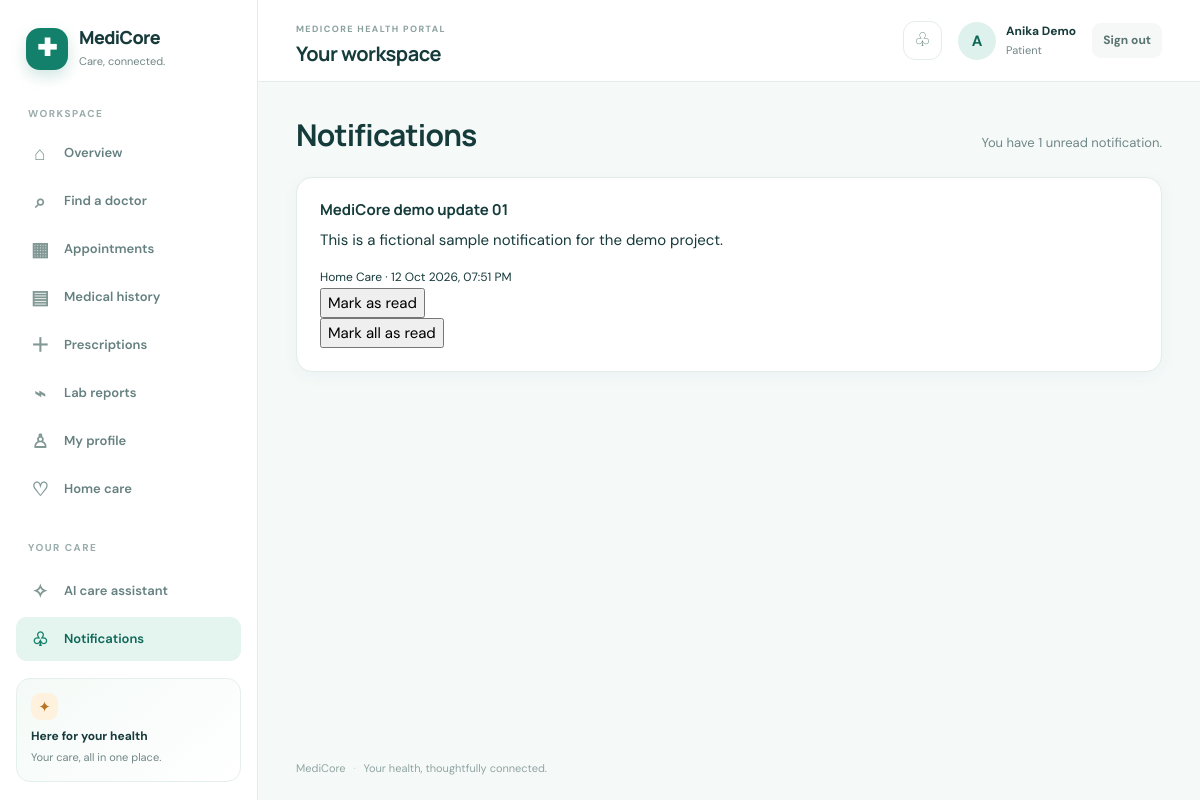
/notifications/ (signed in), run on the app's committed database.
### apps/accounts/models.py (models this page shows, shortened)
class User(AbstractUser):
    role = models.CharField(
        max_length=20,
        choices=Role.choices,
        default=Role.PATIENT,
    )
    public_id = models.CharField(
        max_length=20,
        unique=True,
        blank=True,
    )
    is_verified = models.BooleanField(default=False)

### apps/notifications/models.py (models this page shows, shortened)
class Notification(models.Model):
    class NotificationType(models.TextChoices):
        HOME_CARE = "HOME_CARE", "Home Care"
        APPOINTMENT = "APPOINTMENT", "Appointment"
        REVIEW = "REVIEW", "Review"
        LAB = "LAB", "Laboratory"
        PHARMACY = "PHARMACY", "Pharmacy"
        BILLING = "BILLING", "Billing"
        SYSTEM = "SYSTEM", "System"
    recipient = models.ForeignKey(
        settings.AUTH_USER_MODEL,
        on_delete=models.CASCADE,
        related_name="notifications",
    )
    notification_type = models.CharField(
        max_length=30,
        choices=NotificationType.choices,
        default=NotificationType.SYSTEM,
    )
    title = models.CharField(max_length=200)
    message = models.TextField()
    link = models.CharField(
        max_length=500,
        blank=True,
        help_text="Optional URL/path related to this notification.",
    )
    is_read = models.BooleanField(default=False)
    created_at = models.DateTimeField(auto_now_add=True)
    class Meta:
        ordering = ["-created_at"]

### apps/notifications/views.py (the view)
# urls.py: path("", views.notification_list, name="list"),
@login_required
def notification_list(request):
    notifications = Notification.objects.filter(
        recipient=request.user
    ).order_by("-created_at")
    unread_count = notifications.filter(is_read=False).count()
    return render(
        request,
        "notifications/list.html",
        {
            "notifications": notifications,
            "unread_count": unread_count,
        },
    )

### templates/notifications/list.html (shortened to what this page needs)
{% extends "base.html" %}
{% block content %}
<div class="page-header">
    <h1>Notifications</h1>
    <p>
        You have {{ unread_count }} unread notification{{ unread_count|pluralize }}.
    </p>
</div>
<div class="card">
    {% if notifications %}
        {% for notification in notifications %}
            <div class="notification-item {% if not notification.is_read %}unread{% endif %}">
                <div>
                    <h3>
                        {{ notification.title }}
                    </h3>
                    <p>
                        {{ notification.message }}
                    </p>
                    <small>
                        {{ notification.get_notification_type_display }}
                        ·
                        {{ notification.created_at|date:"d M Y, h:i A" }}
                    </small>
                </div>
                {% if not notification.is_read %}
                    <form
                        method="post"
                        action="{% url 'notifications:mark_read' notification.id %}"
                    >
                        <button type="submit">
                            Mark as read
                        </button>
                    </form>
                {% endif %}
            </div>
        {% endfor %}
    {% else %}
        <p>No notifications yet.</p>
    {% endif %}
    {% if unread_count %}
        <form
            method="post"
            action="{% url 'notifications:mark_all_read' %}"
        >
            <button type="submit">
                Mark all as read
            </button>
        </form>
    {% endif %}
</div>
{% endblock %}

### templates/base.html (shortened to what this page needs)
{% load static %}
<!doctype html>
<html lang="en">
  <head>
    <link rel="stylesheet" href="{% static 'css/base.css' %}" />
    <link rel="stylesheet" href="{% static 'css/components.css' %}" />
    <link rel="stylesheet" href="{% static 'css/pages.css' %}" />
  </head>
  <body>
    {% if request.user.is_authenticated %}
    <div class="app-shell">
      <aside class="sidebar" id="app-sidebar" aria-label="Main navigation">
        <a class="brand" href="{% url 'home' %}">
          <span class="brand-icon" aria-hidden="true">✚</span>
          <span class="brand-copy"><strong>MediCore</strong><small>Care, connected.</small></span>
        </a>
        <div class="nav-caption">WORKSPACE</div>
        <nav class="sidebar-nav">
          {% if request.user.role == 'PATIENT' %}
            <a href="{% url 'patients:dashboard' %}" class="nav-item{% if request.resolver_match.url_name == 'dashboard' and request.resolver_match.namespace == 'patients' %} active{% endif %}"><span class="nav-icon">⌂</span>Overview</a>
            <a href="{% url 'patients:find_doctors' %}" class="nav-item{% if request.resolver_match.url_name == 'find_doctors' %} active{% endif %}"><span class="nav-icon">⌕</span>Find a doctor</a>
            <a href="{% url 'patients:appointments' %}" class="nav-item{% if request.resolver_match.url_name == 'appointments' %} active{% endif %}"><span class="nav-icon">▦</span>Appointments</a>
            <a href="{% url 'patients:medical_history' %}" class="nav-item{% if request.resolver_match.url_name == 'medical_history' %} active{% endif %}"><span class="nav-icon">▤</span>Medical history</a>
            <a href="{% url 'patients:prescriptions' %}" class="nav-item{% if request.resolver_match.url_name == 'prescriptions' %} active{% endif %}"><span class="nav-icon">＋</span>Prescriptions</a>
            <a href="{% url 'patients:lab_reports' %}" class="nav-item{% if request.resolver_match.url_name == 'lab_reports' %} active{% endif %}"><span class="nav-icon">⌁</span>Lab reports</a>
            <a href="{% url 'patients:profile' %}" class="nav-item{% if request.resolver_match.url_name == 'profile' and request.resolver_match.namespace == 'patients' %} active{% endif %}"><span class="nav-icon">♙</span>My profile</a>
            <a href="{% url 'nurses:my_home_care_requests' %}" class="nav-item"><span class="nav-icon">♡</span>Home care</a>
          {% elif request.user.role == 'LAB' %}
            <a href="{% url 'medical_records:lab_orders' %}" class="nav-item active"><span class="nav-icon">⌁</span>Lab orders</a>
          {% elif request.user.role == 'PHARMACIST' %}
            <a href="{% url 'pharmacy:prescriptions' %}" class="nav-item active"><span class="nav-icon">＋</span>Prescriptions</a>
          {% elif request.user.role == 'RECEPTIONIST' %}
            <a href="{% url 'billing:bills' %}" class="nav-item active"><span class="nav-icon">▤</span>Billing</a>
          {% elif request.user.is_superuser or request.user.role == 'ADMIN' %}
            <a href="{% url 'admin:index' %}" class="nav-item"><span class="nav-icon">⚙</span>Administration</a>
          {% endif %}
          <div class="nav-caption nav-caption-spaced">YOUR CARE</div>
          <a href="{% url 'chatbot:page' %}" class="nav-item{% if request.resolver_match.namespace == 'chatbot' %} active{% endif %}"><span class="nav-icon">✧</span>AI care assistant</a>
          <a href="{% url 'notifications:list' %}" class="nav-item{% if request.resolver_match.namespace == 'notifications' %} active{% endif %}"><span class="nav-icon">♧</span>Notifications</a>
        </nav>
        <div class="sidebar-footer">
          <div class="sidebar-help-mark">✦</div>
          <strong>Here for your health</strong>
          <span>Your care, all in one place.</span>
        </div>
      </aside>
      <main class="main-content">
        <header class="topbar">
          <div class="topbar-title-wrap">
            <div><span class="page-label">MEDICORE HEALTH PORTAL</span><h1>{% block page_heading %}Your workspace{% endblock %}</h1></div>
          </div>
          <div class="topbar-actions">
            <a class="icon-button notification-link" href="{% url 'notifications:list' %}" aria-label="Notifications">♧</a>
            <div class="user-mini">
              <div class="avatar">{{ request.user.first_name|default:request.user.username|slice:':1'|upper }}</div>
              <div class="user-details"><strong>{{ request.user.get_full_name|default:request.user.username }}</strong><span>{{ request.user.get_role_display }}</span></div>
            </div>
            <form method="post" action="{% url 'logout' %}" class="logout-form">{% csrf_token %}<button type="submit" class="logout-button">Sign out</button></form>
          </div>
        </header>
    {% endif %}
    {% if request.user.is_authenticated %}<section class="page-content">{% else %}<main class="public-content">{% endif %}
      {% block content %}{% endblock %}
    {% if request.user.is_authenticated %}</section>{% else %}</main>{% endif %}
    {% if request.user.is_authenticated %}
      <footer class="site-footer">MediCore <span>·</span> Your health, thoughtfully connected.</footer>
    </main>
    </div>
    {% else %}
      <footer class="site-footer">MediCore <span>·</span> Your health, thoughtfully connected.</footer>
    </div>
    {% endif %}
  </body>
</html>

### static/css/components.css (style rules this page uses)
.card, .dashboard-card, .content-card { padding: 23px; border: 1px solid var(--border); border-radius: var(--radius-md); background: var(--surface); box-shadow: var(--shadow-sm); }
.page-header { display: flex; align-items: flex-end; justify-content: space-between; gap: 18px; margin-bottom: 23px; }
.page-header h1 { font-size: clamp(22px, 3vw, 30px); letter-spacing: -.8px; }
.page-header p { margin: 6px 0 0; color: var(--muted); font-size: 13px; }
.dashboard-card h3, .card h3 { margin-bottom: 9px; font-size: 15px; }

### data on the page
User: user.first_name "A", user.get_full_name "Anika Demo", user.role "Patient"
Notification: title "MediCore demo update 01", message "This is a fictional sample notification for the demo project.", notification_type "Home Care", created_at "12 Oct 2026, 07:51 PM", is_read "Mark as read"

### other printed values
{{ unread_count }} "1"
